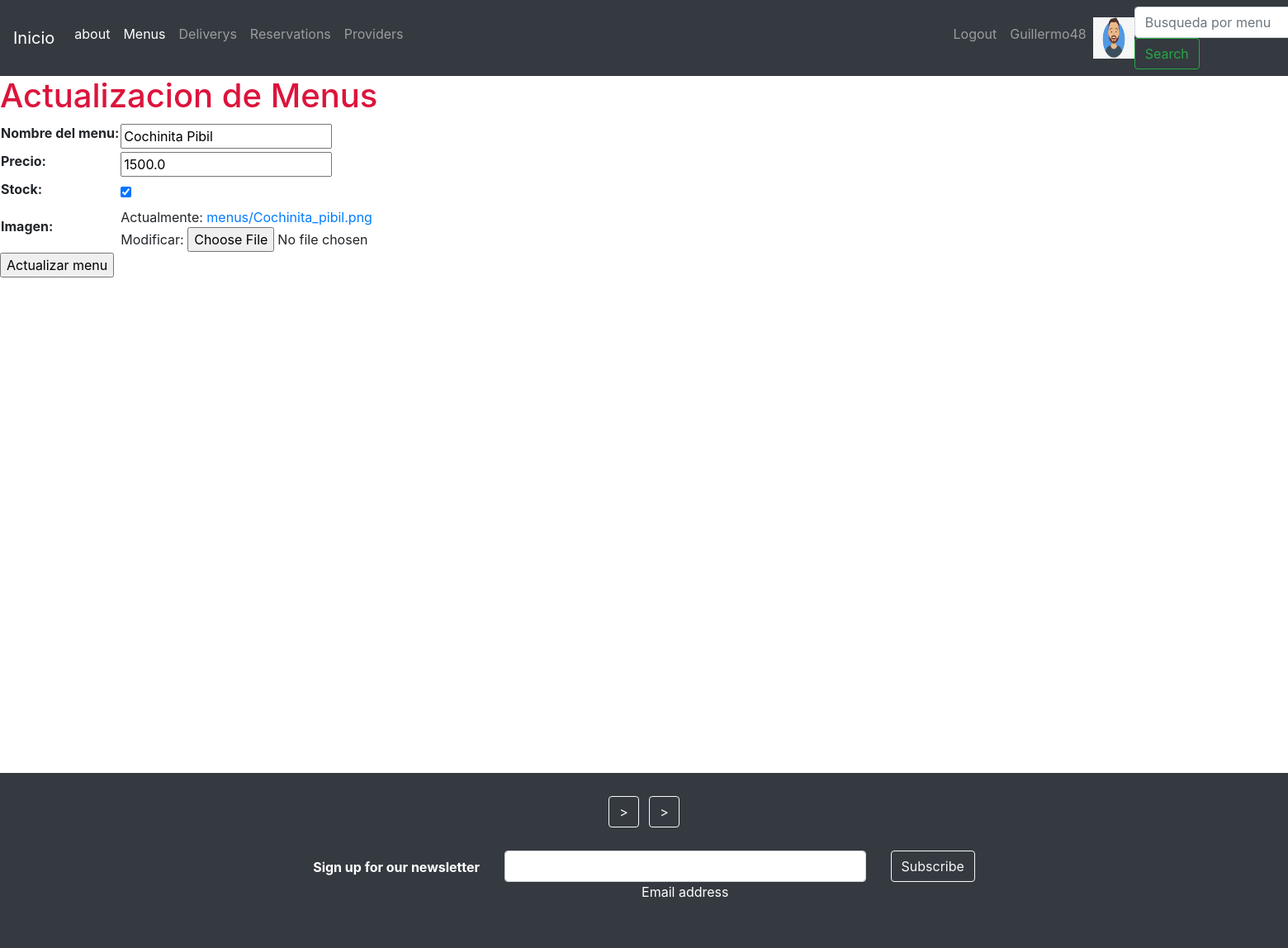
The app's page /menus/update-menu/14/ (signed in) with its own data.
### users/models.py (models this page shows)
class UserProfile(models.Model):
    user = models.OneToOneField(User, on_delete = models.CASCADE, related_name='profile', verbose_name='perfil')
    phone = models.CharField(max_length=25, null=True, blank=True, verbose_name='telefono')
    birth_date = models.DateField(null=True, blank=True, verbose_name='fecha de cumpleaños')
    profile_picture = models.ImageField(upload_to='profile_images', null=True, blank=True,verbose_name='foto de perfil')
    class Meta:
        verbose_name = 'Perfil de Usuario'
        verbose_name_plural = 'Perfil de Usuarios'

### menus/models.py (models this page shows, shortened)
class Menus(models.Model):
    name = models.CharField(max_length=100, verbose_name= 'nombre del menu')
    price = models.FloatField(verbose_name= 'precio')
    stock = models.BooleanField(default=True, verbose_name= 'stock')
    image = models.ImageField(upload_to='menus', verbose_name= 'imagen')
    class Meta:
        verbose_name = 'Menu'
        verbose_name_plural = 'Menus'

### menus/views.py (the view)
# urls.py: path('update-menu/<int:pk>/', MenusUpdateView.as_view(), name = 'update_menu'),
class MenusUpdateView(UpdateView):
    model = Menus
    template_name = 'menus/update_menu.html'
    fields = '__all__'
    success_url = '/menus/list-menus/'

### templates/menus/update_menu.html (shortened to what this page needs)
{% extends 'base.html' %}
{% block content %}
<h1 style="color: crimson;">Actualizacion de Menus</h1>
{% if form %}
    <form action="" method="POST">
        <table>
            {{form.as_table}}
        </table>
        <input type="submit" value="Actualizar menu">
    </form>
{% endif %}
{% endblock %}

### templates/base.html (shortened to what this page needs)
<!DOCTYPE html>
<html lang="en">
<head>
    <link rel="stylesheet" href="https://cdn.jsdelivr.net/npm/bootstrap@4.6.2/dist/css/bootstrap.min.css"
>
</head>
<body>
    <header>
        <nav class="navbar navbar-expand-lg navbar-dark bg-dark">
            <a class="navbar-brand" href="/">Inicio</a>
            <div class="collapse navbar-collapse" id="navbarSupportedContent">
                <ul class="navbar-nav mr-auto">
                  <li class="nav-item active">
                    <a class="nav-link" href="/about/">about</a>
                  </li>
                    <li class="nav-item active">
                        <a class="nav-link" href="/menus/list-menus/">Menus</a>
                    </li>
                    <li class="nav-item">
                        <a class="nav-link" href="/deliveries/list-deliveries/">Deliverys</a>
                    </li>
                    <li class="nav-item">
                        <a class="nav-link" href="/reservations/list-reservations/">Reservations</a>
                    </li>
                    <li class="nav-item" style="margin-right: 650px;">
                      <a class="nav-link" href="/providers/list-providers/">Providers</a>
                    </li>
                    {% if request.user.is_authenticated %}
                    <li class="nav-item">
                      <a class="nav-link" href="/users/logout/">Logout</a>
                    </li>
                    <li class="nav-item">
                      <a class="nav-link" href="/users/update/">{{request.user.username}}</a>
                    </li>
                        {% if request.user.profile.profile_picture.url != '' %}
                            <img src="{{request.user.profile.profile_picture.url}}" alt="profile_picture" width="50px" height="50px">
                        {% endif %}
                    {% endif %}
                </ul>
                <form class="form-inline my-2 my-lg-0" action="/menus/list-menus/" method="GET">
                    <input class="form-control mr-sm-2" type="search" placeholder="Busqueda por menu" aria-label="Search" name="search">
                    <button class="btn btn-outline-success my-2 my-sm-0" type="submit">Search</button>
                </form>
            </div>
        </nav>
    </header>
    {% block content %}
    {% endblock %}
<footer class="bg-dark text-center text-white" style="margin-top: 600px;">
    <div class="container p-4">
      <section class="mb-4">
        <a class="btn btn-outline-light btn-floating m-1" href="https://www.facebook.com/Cardamomorestook-103918635956731" role="button"
        >
        ></a>
        <a class="btn btn-outline-light btn-floating m-1" href="https://www.instagram.com/cardamomo.restook/?igshid=OGQ2MjdiOTE%3D" role="button"
          >
        ></a>
      </section>
      <section class="">
        <form action="">
          <div class="row d-flex justify-content-center">
            <div class="col-auto">
              <p class="pt-2">
                <strong>Sign up for our newsletter</strong>
              </p>
            </div>
            <div class="col-md-5 col-12">
              <div class="form-outline form-white mb-4">
                <input type="email" id="form5Example21" class="form-control" />
                <label class="form-label" for="form5Example21">Email address</label>
              </div>
            </div>
            <div class="col-auto">
              <button type="submit" class="btn btn-outline-light mb-4">
                Subscribe
              </button>
            </div>
          </div>
</body>
</html>

### records on screen
Menus: name "Cochinita Pibil", price "1500.0", stock "☑"

### other values on screen
{{ request.user.username }} "Guillermo48"
